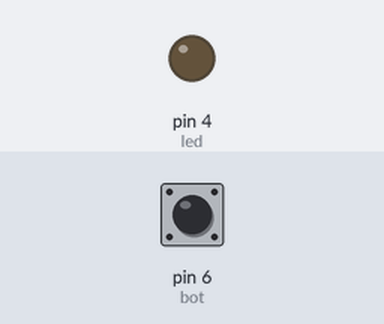
A sketch run on a simulated Arduino Uno, built with avr-gcc and run on an emulated ATmega328P. On the bench: output pins drawn as LEDs (lit = HIGH). Inputs (shaded band) come from the test bench; at power-on: pin 6 (bot) LOW.

Above: at 1.8 s.
1.9 s: pin 6 (bot) pulled HIGH for 0.6 s
At 2.8 s:
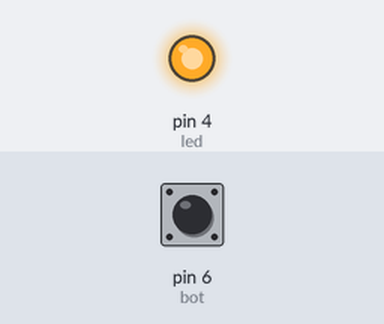
4.5 s: pin 6 (bot) pulled HIGH for 3.2 s
At 9.1 s:
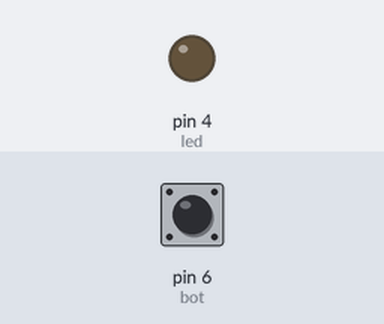
Timing chart, 0 to 10.6 s (numbered marks = the images above; inputs shaded):
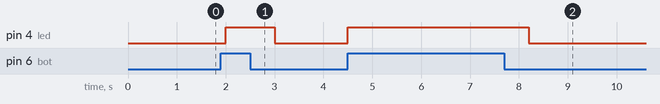

Measured:
- after the input at 1.9 s, pin 4 (led): LOW → HIGH after 0.10 s, → LOW 1.0 s later
- after the input at 4.5 s, pin 4 (led): LOW → HIGH at once, → LOW 3.7 s later

The sketch:

Ex08.ino
```cpp
int led = 4;
int bot = 6;

void setup() {
  pinMode(led, OUTPUT);
  pinMode(bot, INPUT);
  digitalWrite(led, LOW);
}

void loop() {

  if (digitalRead(bot) == 1) {
    digitalWrite(led, HIGH);
  } else {
    delay(500);
    digitalWrite(led, LOW);
  }
}
```
